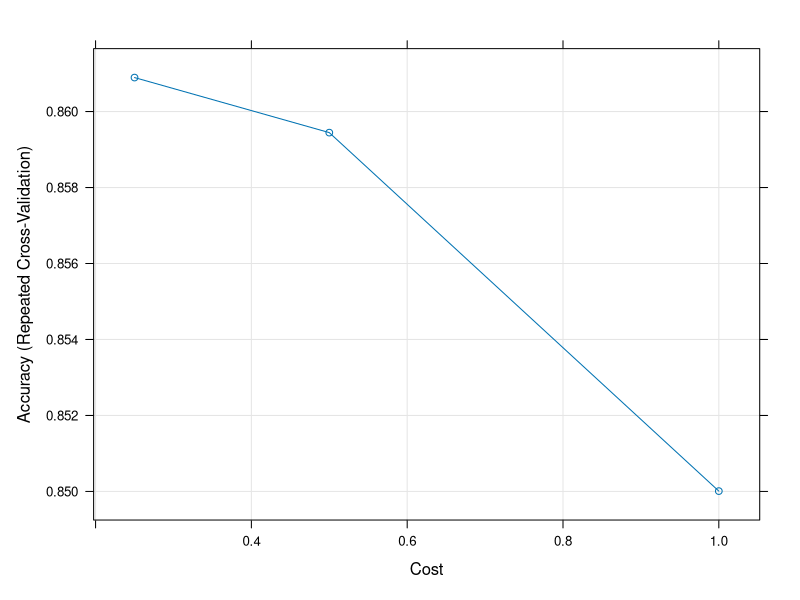
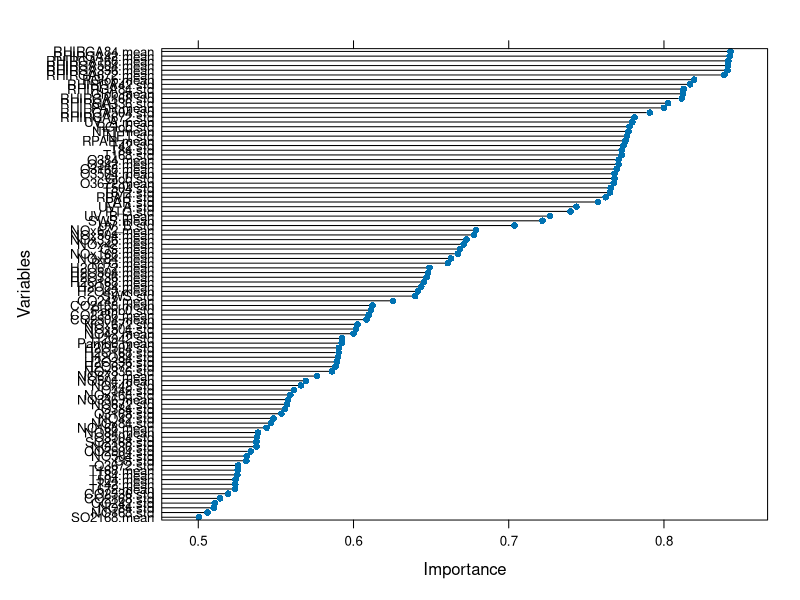
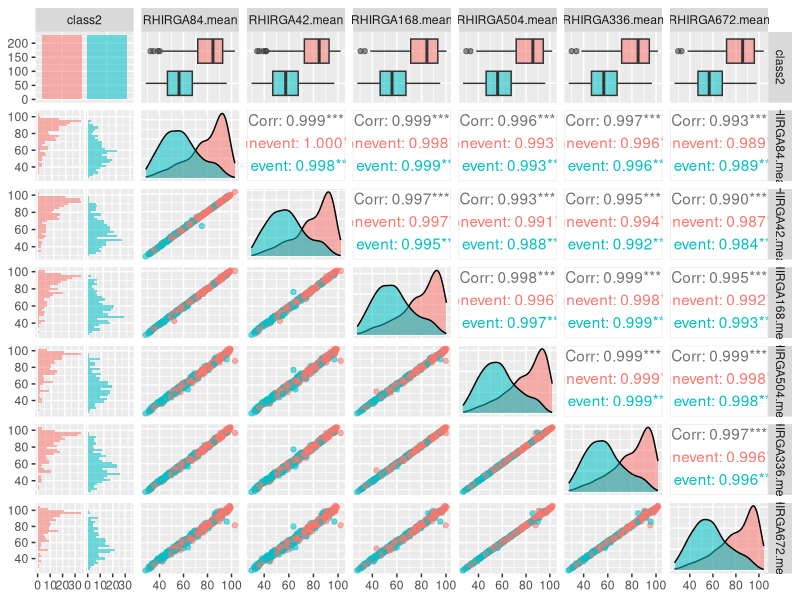
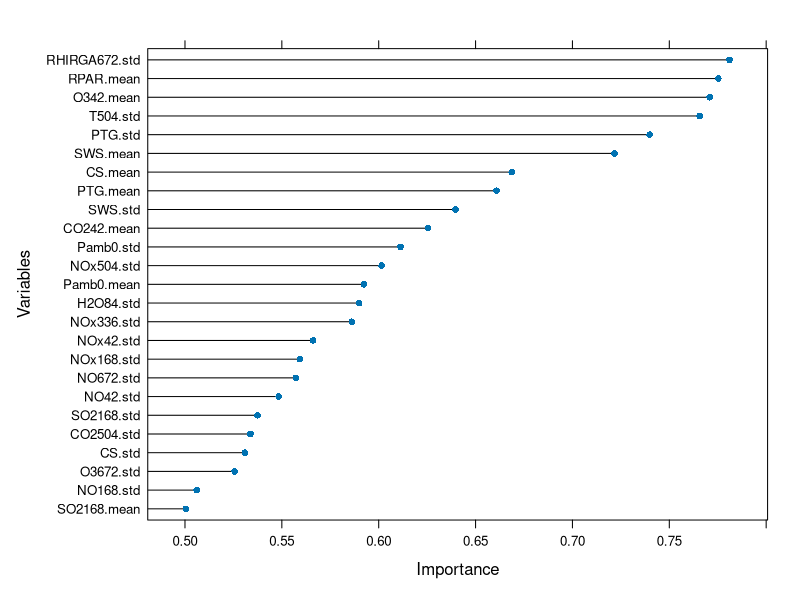
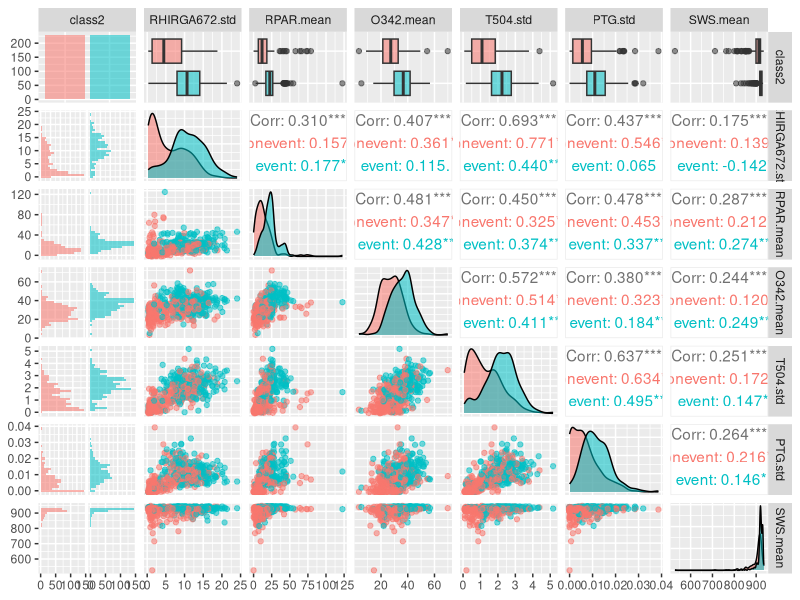
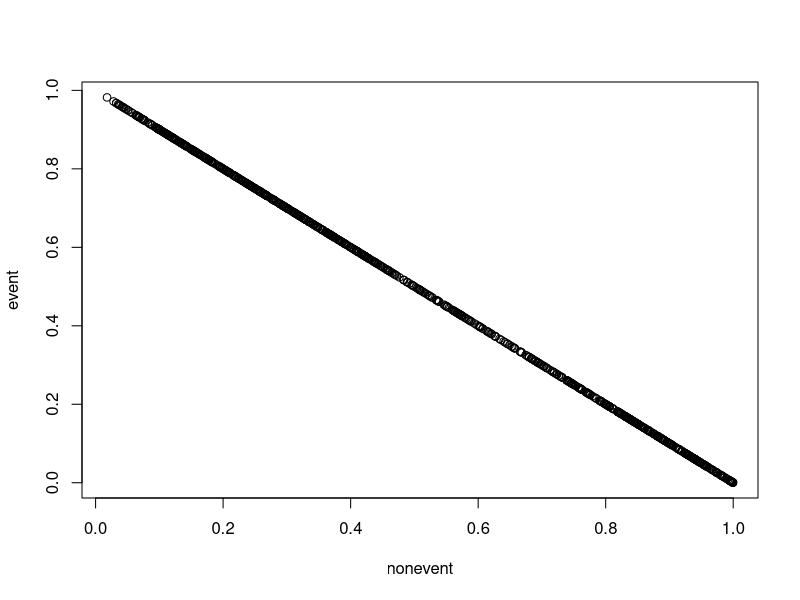
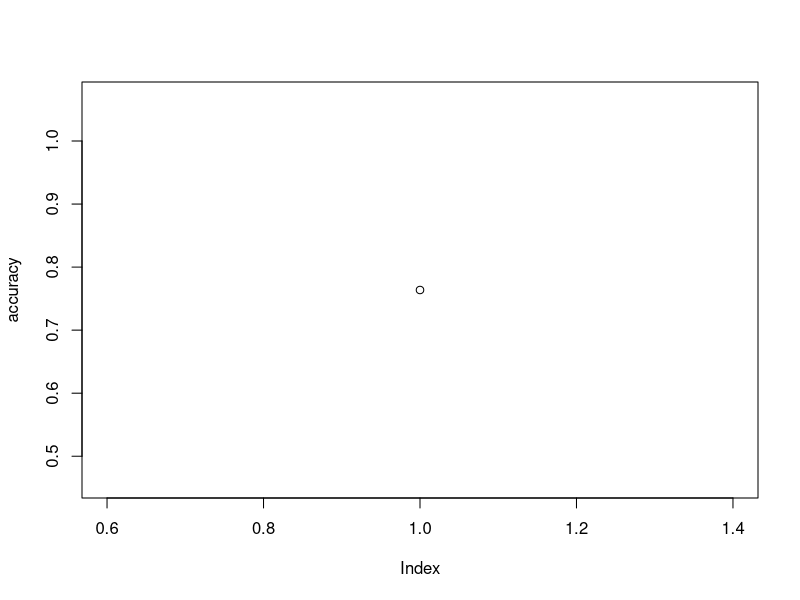
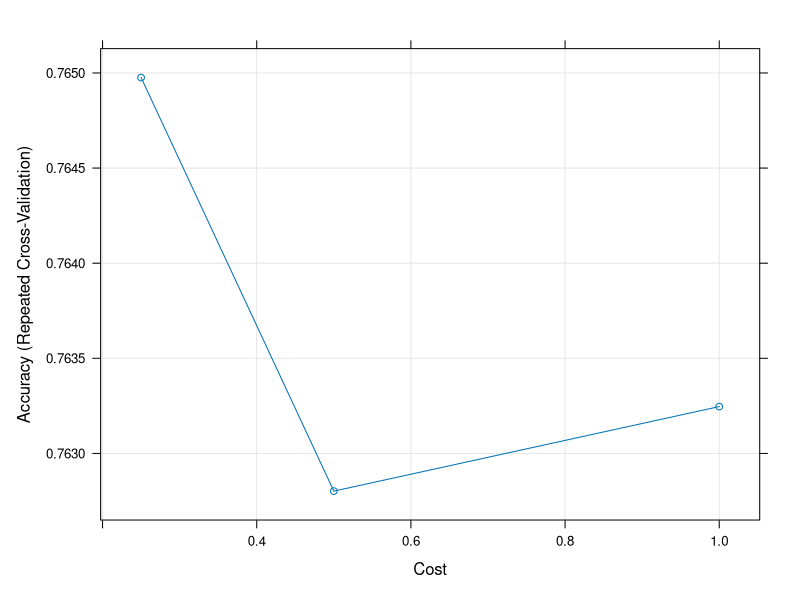

The R script that drew these images, in order:
## ---- chunk 1
knitr::opts_chunk$set(echo = TRUE)
## ---- chunk 2
npf <- read.csv("npf_train.csv") #read in data
npf_test <- read.csv("npf_test_hidden.csv")
npf_test

npf <- npf[,-c(1:2,4)] # drop the id, date, partlybad columns
npf_test <- npf_test[,-c(1:2,4)]
print(npf)

## ---- chunk 3

npf$class2 <- factor("event",levels=c("nonevent", "event"))
npf$class2[npf$class4=="nonevent"] <- "nonevent"
npf <- npf[,-1]
## ---- chunk 4
set.seed(7) 

# lets use caret
library(caret)

#note that classprobs argument has to be true if we want svm to give probabilities
control <- trainControl(method="repeatedcv", number=10, repeats=3,classProbs=TRUE)
model <- train(class2~., data=npf, method="svmLinear2", preProcess="scale", trControl=control)

#lets sort the importances
importance <- data.frame(varImp(model, scale=FALSE)$importance)
importance <- data.frame(importance, names = rownames(importance))
importance <- importance[order(importance$event,decreasing = T),]

plot(model)

## ---- chunk 5
plot(varImp(model, scale=FALSE), ylab="Variables")

## ---- chunk 6
print(importance)
## ---- chunk 7
npf <- npf[,c(ncol(npf),1:(ncol(npf)-1))] #move class2 column to first

npf75names <- sapply(importance[importance["event"]>0.75,]$names, function(x) toString(x)) #33 features
npf82names <- sapply(importance[importance["event"]>0.80,]$names, function(x) toString(x))# 12
npf83_8names <- sapply(importance[importance["event"]>0.838,]$names, function(x) toString(x))#6


npf75 <- npf[, c("class2",npf75names)]
npf82 <- npf[, c("class2",npf82names)]
npf83_8 <- npf[, c("class2",npf83_8names)]
## ---- chunk 8
model1 <- train(class2~., data=npf75, method="svmLinear2", preProcess="scale", trControl=control)
model2 <- train(class2~., data=npf82, method="svmLinear2", preProcess="scale", trControl=control)
model3 <- train(class2~., data=npf83_8, method="svmLinear2", preProcess="scale", trControl=control)
## ---- chunk 9
library(knitr)

df <- setNames(data.frame(matrix(ncol = 4, nrow = 3)), names(model1$results)[2:5])
rownames(df) <- c("npf75", "npf82", "npf83_8") 

df[1,] = sapply(model1$results, mean)[2:5] #mean is over the 3 repetitions of the 10 fold cv.
df[2,] = sapply(model2$results, mean)[2:5]
df[3,] = sapply(model3$results, mean)[2:5]
kable(df)
## ---- chunk 10
library(GGally)
ggpairs(npf83_8, aes(colour = class2, alpha = 0.4))
## ---- chunk 11
cm <- cor(npf[,-1]) # note that we ignore the class 2 column here as we dont want to drop it obviously

# find attributes that are highly corrected (the threshold for being cut can be changed.)
highcorr <- findCorrelation(cm, cutoff = 0.75)+1 #+1 to get the indexing in the npf df where class2 bumps all the indices up by 1.

print(highcorr) # indices of what we want to cut

npf <- npf[,-c(highcorr)]
print(npf)
## ---- chunk 12

control <- trainControl(method="repeatedcv", number=10, repeats=3,classProbs=TRUE)
model <- train(class2~., data=npf, method="svmLinear2", preProcess="scale", trControl=control)

plot(varImp(model, scale=FALSE), ylab="Variables")
## ---- chunk 13
#lets sort the importances
importance <- data.frame(varImp(model, scale=FALSE)$importance)
importance <- data.frame(importance, names = rownames(importance))
print(importance$event)
importance <- importance[order(importance$event,decreasing = T),]
print(importance)
npf70names <- sapply(importance[importance["event"]>0.70,]$names, function(x) toString(x)) #6 features
npf75names <- sapply(importance[importance["event"]>0.75,]$names, function(x) toString(x)) # 4 features


npf70 <- npf[, c("class2",npf70names)]
npf75 <- npf[, c("class2",npf75names)]

ggpairs(npf70, aes(colour = class2, alpha = 0.4))
## ---- chunk 14
model1 <- train(class2~., data=npf70, method="svmLinear2", preProcess="scale", trControl=control)
model2 <- train(class2~., data=npf75, method="svmLinear2", preProcess="scale", trControl=control)


df <- setNames(data.frame(matrix(ncol = 4, nrow = 2)), names(model1$results)[2:5])
rownames(df) <- c("npf70", "npf75")

df[1,] = sapply(model1$results, mean)[2:5] #mean is over the 3 repetitions of the 10 fold cv.
df[2,] = sapply(model2$results, mean)[2:5]

kable(df)
## ---- chunk 15
npf_test <- npf_test[,c(ncol(npf_test),1:(ncol(npf_test)-1))] #move class2 column to first

predictions <- predict(model1, npf_test)
npf_test$class2 <- predictions # If we need to estimate something for the multiclass probabilities, I guess the best we could do with the binary probabilities is to look at the frequencies of each class [ia,ib,ii] in the original dataset and then split the "event" probability accordingly into those class probabilities

table(predictions)
head(npf_test)
## ---- chunk 16
predictedprobs <- predict(model1, npf_test, type="prob")
print(predictedprobs)
plot(predictedprobs)
## ---- chunk 17
library(caret)




get_non_correlated_features <- function(path, cutoff){
  npf <- read.csv("npf_train.csv") #read in data
  npf <- npf[,-c(1:2,4)] # drop the id, date, partlybad columns
  npf$class2 <- factor("event",levels=c("nonevent", "event"))
  npf$class2[npf$class4=="nonevent"] <- "nonevent"
  npf <- npf[,-1]
  npf <- npf[,c(ncol(npf),1:(ncol(npf)-1))]
  cm <- cor(npf[,-1]) # note that we ignore the class 2 column here as we dont want to drop it obviously
    
  # find attributes that are highly corrected (the threshold for being cut can be changed.)
  highcorr <- findCorrelation(cm, cutoff = cutoff)+1
    
  npf <- npf[,-c(highcorr)]
  
  return(npf)
  
}

get_importance <- function(model){
  plot(varImp(model, scale=FALSE), ylab="Variables")
  importance <- data.frame(varImp(model, scale=FALSE)$importance)
  importance <- data.frame(importance, names = rownames(importance))
  feature_importance <- importance$event
  if (is.null(feature_importance)){
    feature_importance <- importance$Overall
  }
  importance <- importance[order(feature_importance,decreasing = T),]
  return(importance)
}

train_with_different_features <- function(model_name, corr_cutoff){
  npf <- get_non_correlated_features("npf_train.csv", corr_cutoff)
  control <- trainControl(method="repeatedcv", number=10, repeats=5,classProbs=TRUE)
  model <- train(class2~., data=npf, method=model_name, preProcess="scale", trControl=control)
  importance <- get_importance(model)
  models <- list()
  accuracy <- rep(0,25)
  for(i in 1:length(importance)){
    npfnames <- sapply(importance$names[1:i], function(x) toString(x))
    npftrain <- npf[, c("class2",npfnames)]
    model1 <- train(class2~., data=npftrain, method=model_name, preProcess="scale", trControl=control)
    models <- list(models, model1)
    
  }
  return(models[-1])
}

plot_accuracies <- function(models){
  n <- length(models)
  accuracy <- rep(0,n)
  for(i in 1:n){
    print(i)
    accuracy[i] <- sapply(models[[i]]$result, mean)[2]
  }
  print(accuracy)
  plot(accuracy)
  
}

train_with_different_cutoff <- function(model_name, cutoffs){
  models <- list()
  for(cutoff in cutoffs){
    models <- list(models, train_with_different_features(model_name, cutoff))
  }
  return(models)
}


models <- train_with_different_features("svmLinear2", c(0.75))
print(models[[1]]$result)
print(sapply(models[[1]]$result, mean))
plot_accuracies(models)
plot(models[[1]])
